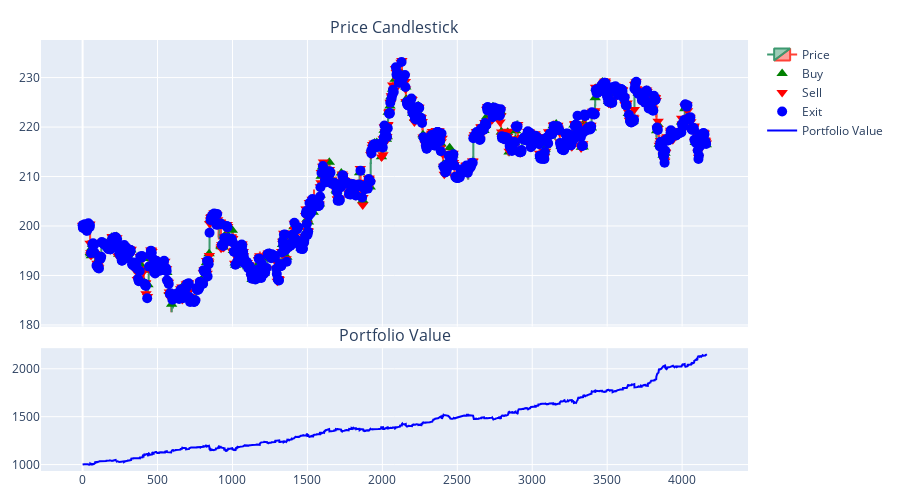

Notebook code cell kept with this figure:
### Code cell
buy_df_qlearning, sell_df_qlearning, exit_df_qlearning = extract_signals(historical_info_df)
fig_qlearning = build_fig(
    historical_info_df,
    buy_df_qlearning,
    sell_df_qlearning,
    exit_df_qlearning
)
fig_qlearning.show()

### Figure 1 — Plotly figure (JSON) as saved in the notebook; plotly's stock layout.template omitted (floating-point values rounded to 4 significant figures; data arrays with more than 128 entries replaced by an {"elided": "..."} marker saying what was removed)
{"data": [{"close": {"elided": "4166 float values"}, "high": {"elided": "4166 float values"}, "low": {"elided": "4166 float values"}, "name": "Price", "open": {"elided": "4166 float values"}, "type": "candlestick", "x": {"elided": "4166 int values"}, "xaxis": "x", "yaxis": "y"}, {"marker": {"color": "green", "size": 10, "symbol": "triangle-up"}, "mode": "markers", "name": "Buy", "type": "scatter", "x": {"elided": "239 int values"}, "xaxis": "x", "y": {"elided": "239 float values"}, "yaxis": "y"}, {"marker": {"color": "red", "size": 10, "symbol": "triangle-down"}, "mode": "markers", "name": "Sell", "type": "scatter", "x": {"elided": "1081 int values"}, "xaxis": "x", "y": {"elided": "1081 float values"}, "yaxis": "y"}, {"marker": {"color": "blue", "size": 10, "symbol": "circle"}, "mode": "markers", "name": "Exit", "type": "scatter", "x": {"elided": "995 int values"}, "xaxis": "x", "y": {"elided": "995 float values"}, "yaxis": "y"}, {"line": {"color": "blue"}, "mode": "lines", "name": "Portfolio Value", "type": "scatter", "x": {"elided": "4166 int values"}, "xaxis": "x2", "y": {"elided": "4166 float values"}, "yaxis": "y2"}], "layout": {"annotations": [{"font": {"size": 16}, "showarrow": false, "text": "Price Candlestick", "x": 0.5, "xanchor": "center", "xref": "paper", "y": 1.0, "yanchor": "bottom", "yref": "paper"}, {"font": {"size": 16}, "showarrow": false, "text": "Portfolio Value", "x": 0.5, "xanchor": "center", "xref": "paper", "y": 0.285, "yanchor": "bottom", "yref": "paper"}], "height": 500, "margin": {"b": 20, "l": 40, "r": 20, "t": 40}, "xaxis": {"anchor": "y", "domain": [0, 1], "matches": "x2", "rangeslider": {"visible": false}, "showticklabels": false}, "xaxis2": {"anchor": "y2", "domain": [0, 1], "rangeslider": {"visible": false}}, "yaxis": {"anchor": "x", "domain": [0.335, 1.0]}, "yaxis2": {"anchor": "x2", "domain": [0, 0.285]}}}
